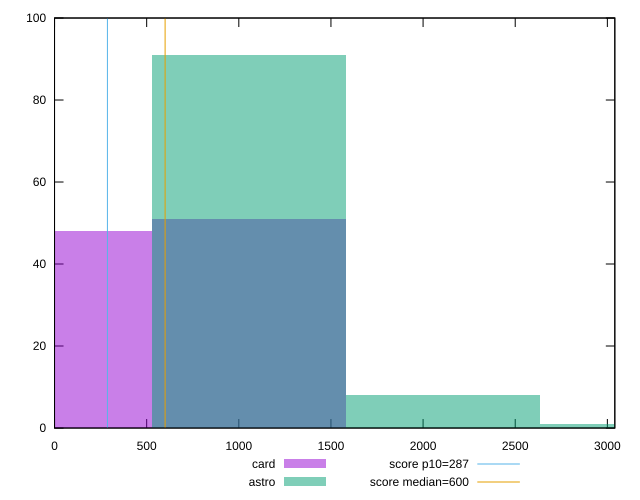

This chart was generated by the following gnuplot code:
reset

$card <<EOF
1054.314497802094 51
0 48
EOF

$astro <<EOF
1054.314497802094 91
2108.628995604188 8
3162.943493406282 1
EOF

set key outside below
set boxwidth 1054.314497802094
set xrange [0:3040.482999999999]
set yrange [0:100]
set trange [0:100]
set style fill transparent solid 0.5 noborder

set parametric
set terminal svg size 640, 500 enhanced background rgb 'white'
set output "reports/report_00027_2021-02-24T12-40-31.850Z/total-blocking-time/comparison/histogram/2_vs_3.svg"

plot $card title "card" with boxes, \
     $astro title "astro" with boxes, \
     287,t title "score p10=287", \
     600,t title "score median=600"

reset
